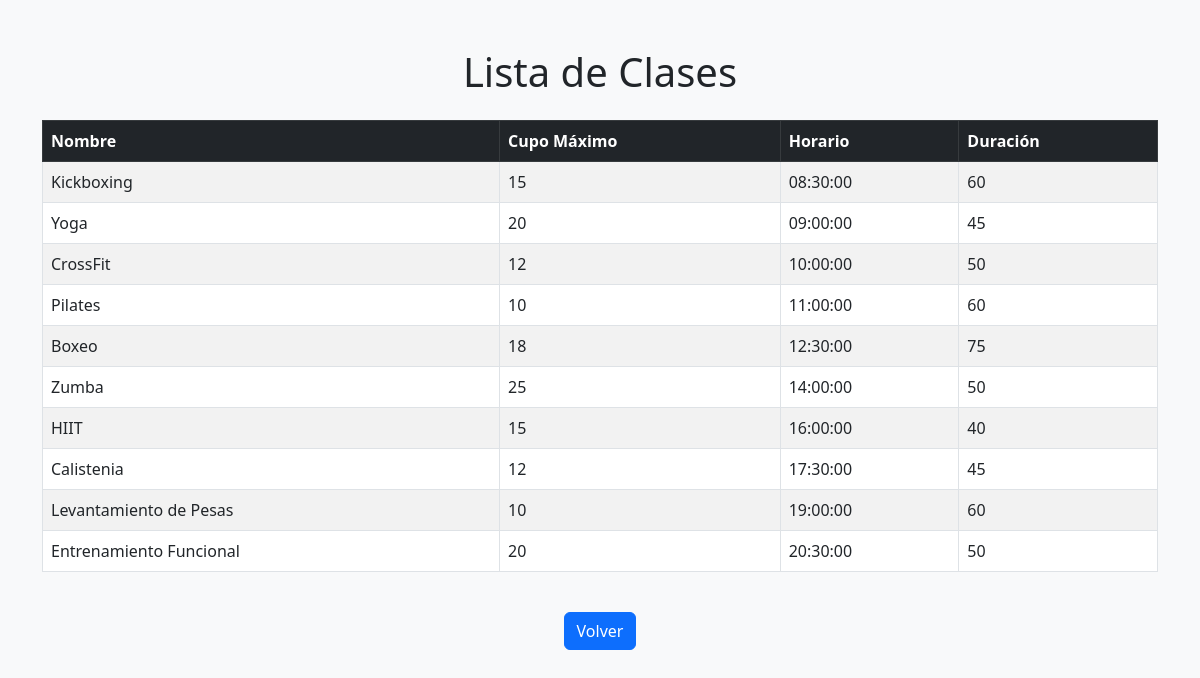
Screenshot of /usuario/clases_user.php with the database file from the repository.
### tables this page shows
CREATE TABLE Clases (
    id_clase INT AUTO_INCREMENT PRIMARY KEY,
    nombre VARCHAR(100) NOT NULL,
    tipo ENUM('individual', 'grupal') NOT NULL DEFAULT 'grupal',
    id_entrenador INT NULL,
    cupo_maximo INT NOT NULL,
    horario TIME NOT NULL,
    duracion INT NOT NULL,
    FOREIGN KEY (id_entrenador) REFERENCES Entrenadores(id_entrenador) ON DELETE SET NULL
);

### usuario/clases_user.php (the view, shortened to what this page needs)
<?php
include('conexion.php');
$query = "SELECT  nombre,  cupo_maximo, horario, duracion FROM clases";
$resultado = mysqli_query($conexion, $query);
?>
<!DOCTYPE html>
<html lang="es">
<head>
    <link href="https://cdn.jsdelivr.net/npm/bootstrap@5.3.0/dist/css/bootstrap.min.css" rel="stylesheet">
</head>
<body class="bg-light">
    <div class="container mt-5">
        <h1 class="text-center mb-4">Lista de Clases</h1>
        <div class="table-responsive">
            <table class="table table-striped table-bordered">
                <thead class="table-dark">
                    <tr>
                        <th>Nombre</th>
                        <th>Cupo Máximo</th>
                        <th>Horario</th>
                        <th>Duración</th>
                    </tr>
                </thead>
                <tbody>
                    <?php foreach ($resultado as $row) {
                        echo "<tr>";
                        echo "<td>" . htmlspecialchars($row['nombre']) . "</td>";
                        echo "<td>" . htmlspecialchars($row['cupo_maximo']) . "</td>";
                        echo "<td>" . htmlspecialchars($row['horario']) . "</td>";
                        echo "<td>" . htmlspecialchars($row['duracion']) . "</td>";
                        echo "</tr>";
                    } ?>
                </tbody>
            </table>
        </div>
        <div class="text-center mt-4">
            <a href="user_conf.php" class="btn btn-primary">Volver</a>
        </div>
    </div>
</body>
</html>

### rows the page displays
clases: nombre "Kickboxing", cupo_maximo "15", horario "08:30:00", duracion "60"
clases: nombre "Yoga", cupo_maximo "20", horario "09:00:00", duracion "45"
clases: nombre "CrossFit", cupo_maximo "12", horario "10:00:00", duracion "50"
clases: nombre "Pilates", cupo_maximo "10", horario "11:00:00", duracion "60"
clases: nombre "Boxeo", cupo_maximo "18", horario "12:30:00", duracion "75"
clases: nombre "Zumba", cupo_maximo "25", horario "14:00:00", duracion "50"
clases: nombre "HIIT", cupo_maximo "15", horario "16:00:00", duracion "40"
clases: nombre "Calistenia", cupo_maximo "12", horario "17:30:00", duracion "45"
clases: nombre "Levantamiento de Pesas", cupo_maximo "10", horario "19:00:00", duracion "60"
clases: nombre "Entrenamiento Funcional", cupo_maximo "20", horario "20:30:00", duracion "50"
